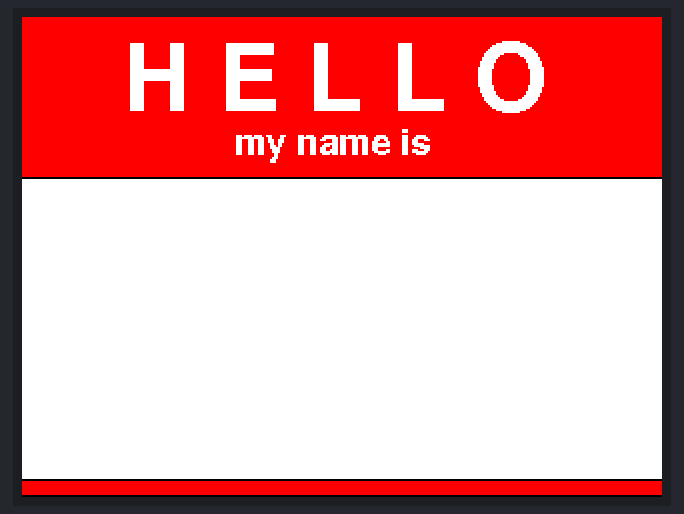
Bench run of a sketch on a simulated ESP32. Parts: 320×240 colour display.

Above: at 0.3 s.

The sketch:

esp32-badge-hello.ino
```cpp
#include <SPI.h>
#include <Adafruit_GFX.h>
#include <Adafruit_ILI9341.h>
#include <Fonts/FreeSansBold24pt7b.h>
#include <Fonts/FreeSansBold9pt7b.h>
#include <Fonts/FreeSansOblique18pt7b.h>

Adafruit_ILI9341 tft = Adafruit_ILI9341(15, 4, 23, 18, 2, 19);

const char* my_name  = "";  // TODO: put your name here

void setup() {
  tft.begin();
  tft.setRotation(3);

  // Draw badge background
  tft.fillRect(0, 0, 320, 80, ILI9341_RED);
  tft.fillRect(0, 81, 320, 150, ILI9341_WHITE);
  tft.fillRect(0, 232, 320, 7, ILI9341_RED);

  tft.setFont(&FreeSansBold24pt7b);
  tft.setTextColor(ILI9341_WHITE);
  tft.setCursor(50, 46);
  tft.print("H E L L O");

  tft.setFont(&FreeSansBold9pt7b);
  tft.setTextColor(ILI9341_WHITE);
  tft.setCursor(106, 68);
  tft.print("my name is");

  int16_t  x1, y1;
  uint16_t wd, ht;
  tft.setFont(&FreeSansOblique18pt7b);
  // Get the size of the displayed name using this font so we can center it
  tft.getTextBounds(my_name, 10, 50, &x1, &y1, &wd, &ht);

  tft.setCursor(160 - (wd / 2), 120 + ht);
  tft.setTextColor(ILI9341_BLACK);
  tft.print(my_name);
}

void loop() {
  // put your main code here, to run repeatedly:

}
```
